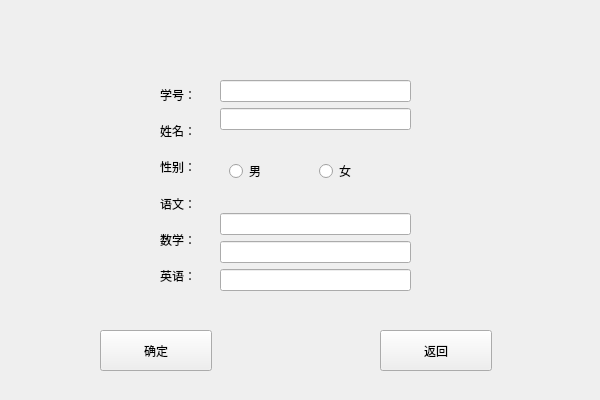
<?xml version="1.0" encoding="UTF-8"?>
<ui version="4.0">
 <class>Update_Information</class>
 <widget class="QWidget" name="Update_Information">
  <property name="geometry">
   <rect>
    <x>0</x>
    <y>0</y>
    <width>600</width>
    <height>400</height>
   </rect>
  </property>
  <property name="minimumSize">
   <size>
    <width>600</width>
    <height>400</height>
   </size>
  </property>
  <property name="maximumSize">
   <size>
    <width>600</width>
    <height>400</height>
   </size>
  </property>
  <property name="windowTitle">
   <string>Form</string>
  </property>
  <property name="styleSheet">
   <string notr="true"/>
  </property>
  <widget class="QWidget" name="widget" native="true">
   <property name="geometry">
    <rect>
     <x>160</x>
     <y>80</y>
     <width>61</width>
     <height>211</height>
    </rect>
   </property>
   <layout class="QVBoxLayout" name="verticalLayout">
    <item>
     <widget class="QLabel" name="label">
      <property name="text">
       <string>学号：</string>
      </property>
     </widget>
    </item>
    <item>
     <widget class="QLabel" name="label_3">
      <property name="text">
       <string>姓名：</string>
      </property>
     </widget>
    </item>
    <item>
     <widget class="QLabel" name="label_5">
      <property name="text">
       <string>性别：</string>
      </property>
     </widget>
    </item>
    <item>
     <widget class="QLabel" name="label_2">
      <property name="text">
       <string>语文：</string>
      </property>
     </widget>
    </item>
    <item>
     <widget class="QLabel" name="label_6">
      <property name="text">
       <string>数学：</string>
      </property>
     </widget>
    </item>
    <item>
     <widget class="QLabel" name="label_4">
      <property name="text">
       <string>英语：</string>
      </property>
     </widget>
    </item>
   </layout>
  </widget>
  <widget class="QPushButton" name="Btn_Ok">
   <property name="geometry">
    <rect>
     <x>100</x>
     <y>330</y>
     <width>112</width>
     <height>41</height>
    </rect>
   </property>
   <property name="text">
    <string>确定</string>
   </property>
  </widget>
  <widget class="QWidget" name="widget_2" native="true">
   <property name="geometry">
    <rect>
     <x>220</x>
     <y>80</y>
     <width>191</width>
     <height>211</height>
    </rect>
   </property>
   <layout class="QVBoxLayout" name="verticalLayout_2">
    <item>
     <widget class="QLineEdit" name="line_id">
      <property name="text">
       <string/>
      </property>
     </widget>
    </item>
    <item>
     <widget class="QLineEdit" name="line_name"/>
    </item>
    <item>
     <widget class="QWidget" name="widget_3" native="true">
      <layout class="QHBoxLayout" name="horizontalLayout">
       <item>
        <widget class="QRadioButton" name="rad_man">
         <property name="text">
          <string>男</string>
         </property>
        </widget>
       </item>
       <item>
        <widget class="QRadioButton" name="rad_woman">
         <property name="text">
          <string>女</string>
         </property>
        </widget>
       </item>
      </layout>
     </widget>
    </item>
    <item>
     <widget class="QLineEdit" name="line_chinese"/>
    </item>
    <item>
     <widget class="QLineEdit" name="line_math"/>
    </item>
    <item>
     <widget class="QLineEdit" name="line_english"/>
    </item>
   </layout>
  </widget>
  <widget class="QPushButton" name="pushButton_2">
   <property name="geometry">
    <rect>
     <x>380</x>
     <y>330</y>
     <width>112</width>
     <height>41</height>
    </rect>
   </property>
   <property name="text">
    <string>返回</string>
   </property>
  </widget>
 </widget>
 <resources/>
 <connections/>
</ui>
